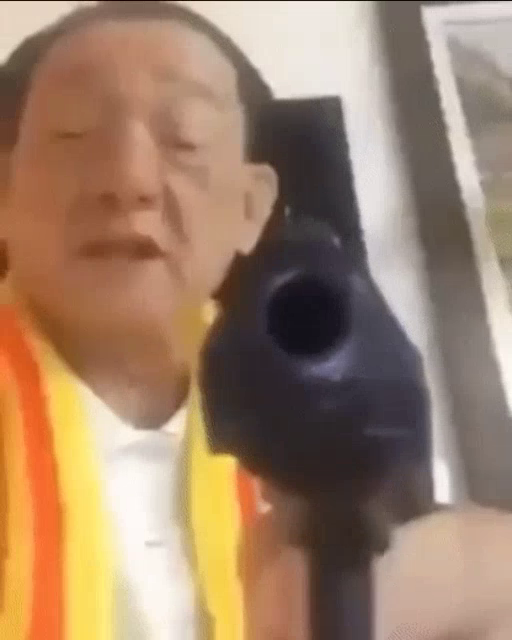
#> input picture frame 5 of Lab1/media/guy.mp4, 512 x 640 px, given in place of the camera
$ python main.py
#> lines starting #> are read from the running program, lines starting #| are printed output that depends on the picture; after the words box and inside, x2 and y2 are one past the last pixel; in counts of white or black regions, pixels touching at a corner belong together
import cv2 as cv
import numpy as np

# [200 lines left out: functions task2, show_video, task3, task4, task5, task6 and 3 more, not called in this run]
cv.destroyAllWindows()


def pentagram():
    cap = cv.VideoCapture(0)
    cv.namedWindow("Webcam", cv.WINDOW_AUTOSIZE)

    while True:
        ret, frame = cap.read()
#> frame is the input picture: shape (640, 512, 3); mean B, G, R 105.8, 129.5, 158.6
        if not ret:
            break

        h, w = frame.shape[:2]
#> h = 640; w = 512
        cx, cy = w // 2, h // 2
#> cx = 256; cy = 320

        b, g, r = frame[cy, cx]
#> b = 50; g = 43; r = 54
        if r >= g and r >= b:
            color = (0, 0, 255)
        elif g >= r and g >= b:
            color = (0, 255, 0)
        else:
            color = (255, 0, 0)

        radius_big = 80
        radius_small = 25

        points = [0]*10
        for i in range(5):
            points[i*2] = [cx+int(np.sin(np.deg2rad(72*i))*radius_big), cy+int(np.cos(np.deg2rad(72*i))*radius_big)]

        for i in range(5):
            points[1 + i*2] = [cx+int(np.sin(np.deg2rad(144 + 72*i))*radius_small), cy+int(np.cos(np.deg2rad(144 + 72*i))*radius_small)]

        points = np.array(points, np.int32)

        cv.polylines(frame, [points], True, color, 4)
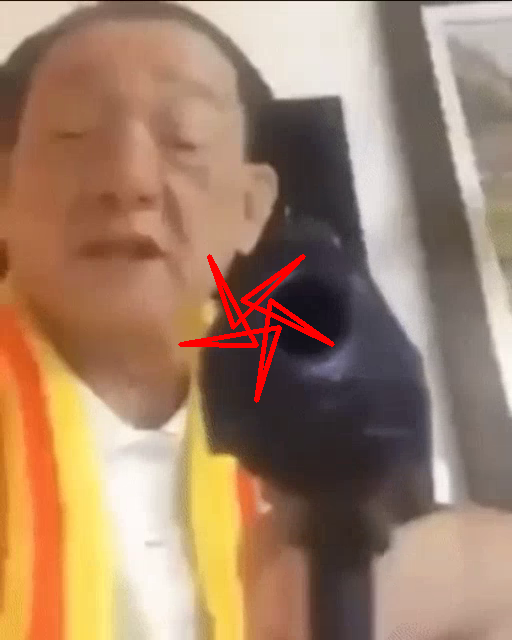
#> frame: shape (640, 512, 3); 1.18% of pixels changed, all inside (x1, y1, x2, y2) = (178, 254, 335, 403)

        cv.imshow("Webcam", frame)

        if cv.waitKey(1) & 0xFF == 27:
#> (key Esc is pressed here)
            break

    cap.release()
    cv.destroyAllWindows()

pentagram()

$ run again, starting later in the video
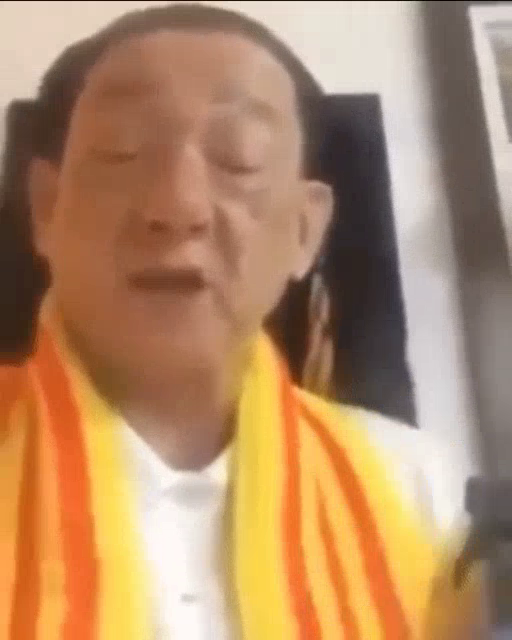
#> input picture frame 22 of Lab1/media/guy.mp4, 512 x 640 px, given in place of the camera
#> in pentagram, frame is the input picture: shape (640, 512, 3); mean B, G, R 102.9, 138.5, 178
#> b = 99; g = 145; r = 190
#> in pentagram, `cv.polylines(frame, [points], True, color, 4)`:
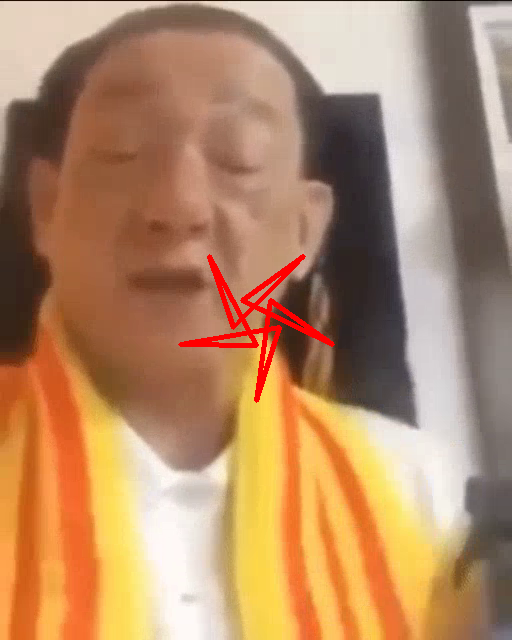
#> frame: shape (640, 512, 3); 1.18% of pixels changed, all inside (x1, y1, x2, y2) = (178, 254, 335, 403)

$ run again, starting later in the video
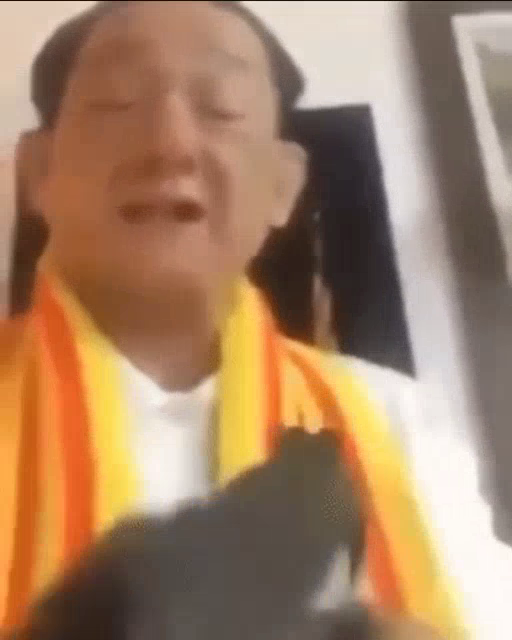
#> input picture frame 40 of Lab1/media/guy.mp4, 512 x 640 px, given in place of the camera
#> in pentagram, frame is the input picture: shape (640, 512, 3); mean B, G, R 101.5, 130.4, 165
#> b = 101; g = 195; r = 255
#> in pentagram, `cv.polylines(frame, [points], True, color, 4)`:
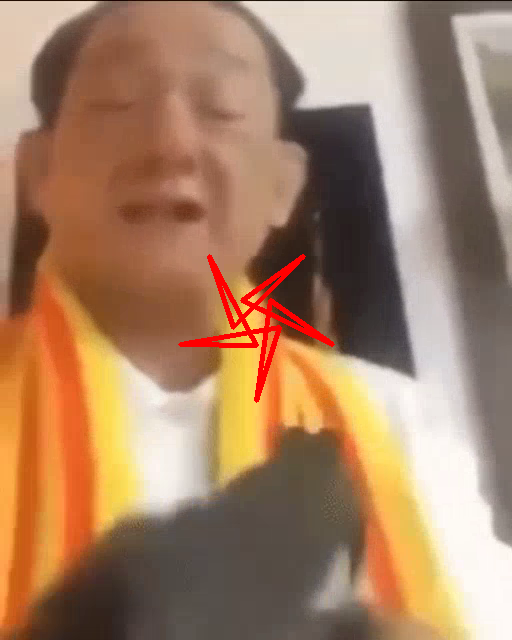
#> frame: shape (640, 512, 3); 1.18% of pixels changed, all inside (x1, y1, x2, y2) = (178, 254, 335, 403)
